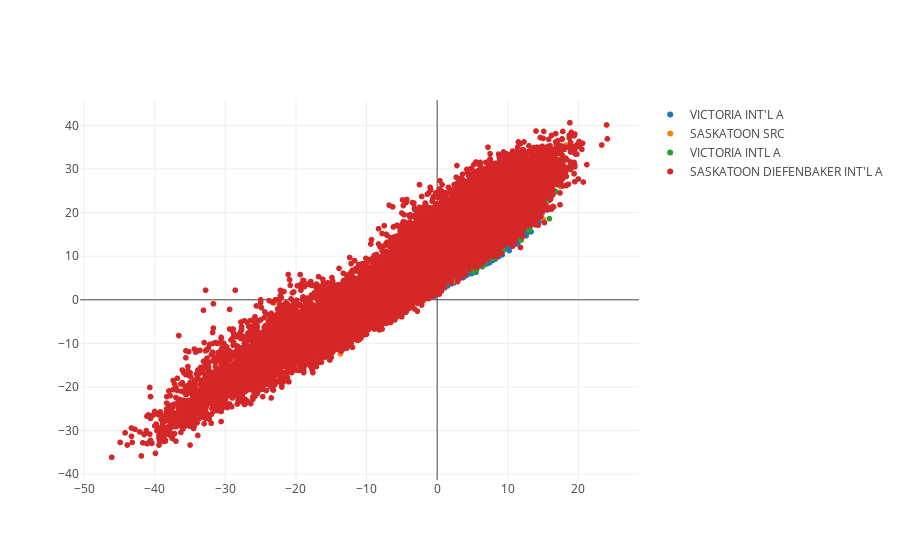

Here is the notebook cell this chart was saved with:
### Code cell
import sys
expaths = ["/usr/lib/python3/dist-packages", "/usr/local/lib/python3.5/dist-packages"]
for xp in expaths:
    if (xp not in sys.path):
        sys.path.append(xp)
        
import plotly.plotly as py
import plotly.graph_objs as go
from plotly.offline import download_plotlyjs, init_notebook_mode, plot, iplot

# Create a trace
trace = [go.Scattergl(x=xpl[i], y=ypl[i], mode='markers', name=mList[i]['Station Name']) for i in range(4)]
data = trace

# Plot and embed in ipython notebook!
iplot(data, filename='basic-scatter')

### Figure 1 — Plotly figure (JSON) as saved in the notebook; plotly's stock layout.template omitted (floating-point values rounded to 4 significant figures; data arrays with more than 128 entries replaced by an {"elided": "..."} marker saying what was removed)
{"data": [{"mode": "markers", "name": "VICTORIA INT'L A", "type": "scattergl", "x": {"elided": "15671 float values"}, "y": {"elided": "15671 float values"}}, {"mode": "markers", "name": "SASKATOON SRC", "type": "scattergl", "x": {"elided": "611 float values"}, "y": {"elided": "611 float values"}}, {"mode": "markers", "name": "VICTORIA INTL A", "type": "scattergl", "x": {"elided": "1633 float values"}, "y": {"elided": "1633 float values"}}, {"mode": "markers", "name": "SASKATOON DIEFENBAKER INT'L A", "type": "scattergl", "x": {"elided": "14496 float values"}, "y": {"elided": "14496 float values"}}], "layout": {}}
